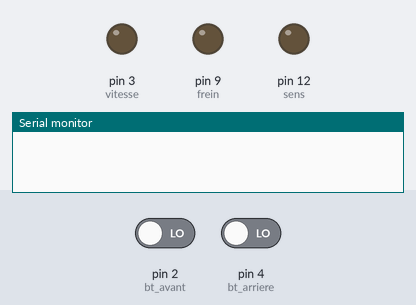
Recording of a sketch running on a simulated Arduino Uno, built with avr-gcc and run on an emulated ATmega328P. On the bench: output pins drawn as LEDs (lit = HIGH), the last lines printed to the serial monitor. The test bench sets the inputs (shaded band); at power-on: pin 2 (bt_avant) LOW, pin 4 (bt_arriere) LOW.

Above: at 1.2 s.
1.3 s: pin 2 (bt_avant) driven HIGH
At 2.3 s:
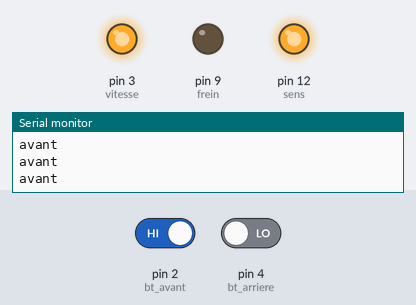
2.8 s: pin 2 (bt_avant) driven LOW
At 3.6 s:
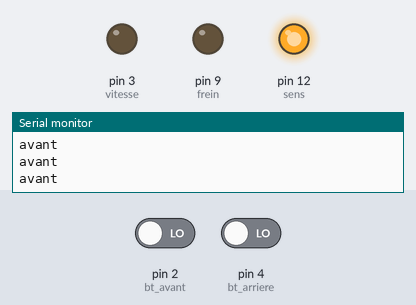
4.3 s: pin 4 (bt_arriere) driven HIGH
At 4.6 s:
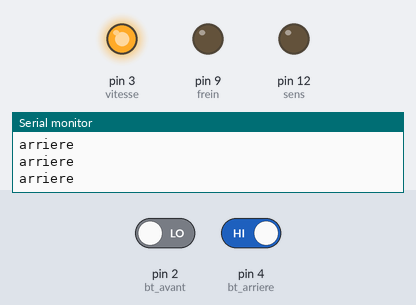
5.8 s: pin 4 (bt_arriere) driven LOW
At 7.0 s:
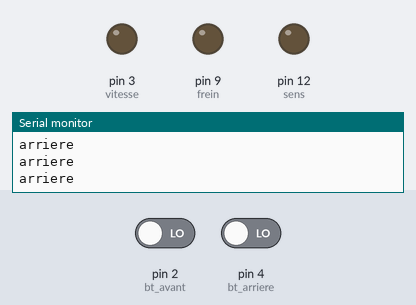
7.3 s: pin 2 (bt_avant) driven HIGH and pin 4 (bt_arriere) driven HIGH
At 8.1 s:
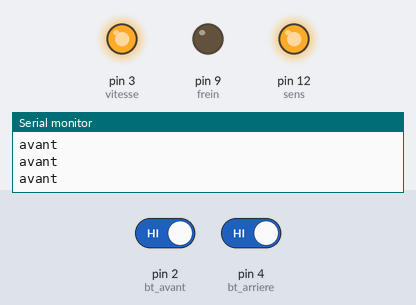
Timing chart, 0 to 10.3 s (numbered marks = the images above; inputs shaded):
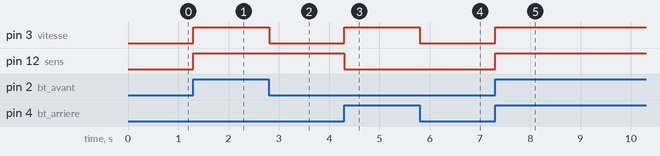

The sketch:

deplacement.ino
```cpp
/*************************************************************
Deplacement du robot
Anthony et Paul
Projet Robotino
*************************************************************/
const int sens = 12;
const int frein = 9;
const int vitesse = 3;
const int bt_avant = 2;
const int bt_arriere = 4;
int etat_bt_avant;
int etat_bt_arriere;

void setup() {
  Serial.begin(9600);
  pinMode(sens, OUTPUT); //Direction du moteur
  pinMode(frein, OUTPUT); //Frein du moteur
  pinMode(bt_avant, INPUT); //Bouton pour faire avancer le robot
  pinMode(bt_arriere, INPUT); //Bouton pour faire reculer et tourner le robot
}

void loop(){
  etat_bt_avant = digitalRead(bt_avant);
  etat_bt_arriere = digitalRead(bt_arriere);
    if (etat_bt_avant ==  HIGH){
    Serial.println("avant");
    digitalWrite(sens , HIGH);
    digitalWrite(frein, LOW);
    analogWrite(vitesse, 255);
  }else if (etat_bt_arriere == HIGH){
    Serial.println("arriere");
    digitalWrite(sens , LOW);
    digitalWrite(frein, LOW);
    analogWrite(vitesse, 255);
  }else {
    analogWrite(vitesse, 0);
  }
}
```

Measured:
- after the input at 1.3 s, pin 3 (vitesse), pin 12 (sens): LOW → HIGH at once
- after the input at 2.8 s, pin 3 (vitesse): HIGH → LOW at once
- after the input at 4.3 s, pin 3 (vitesse): LOW → HIGH at once; pin 12 (sens): HIGH → LOW at once
- after the input at 5.8 s, pin 3 (vitesse): HIGH → LOW at once
- after the input at 7.3 s, pin 3 (vitesse), pin 12 (sens): LOW → HIGH at once
